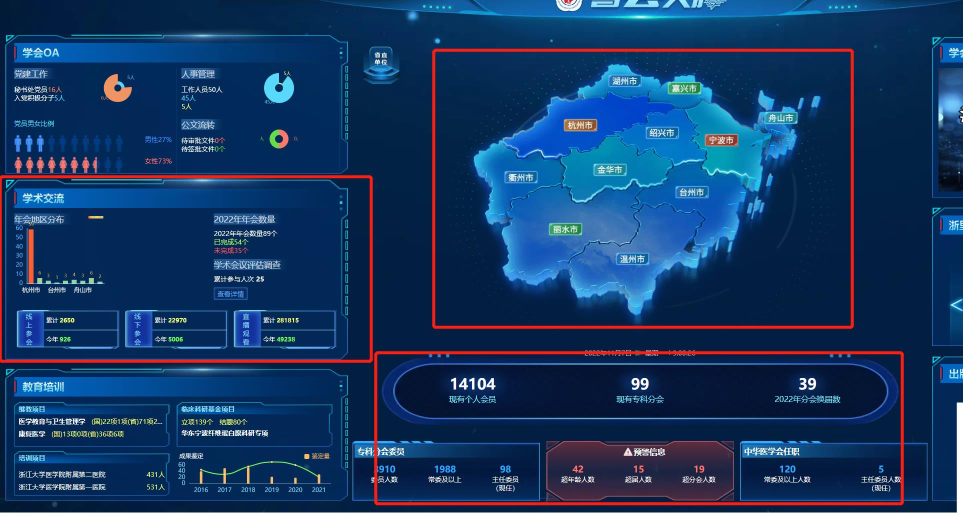
#> input picture test.jpg, 1925 x 1036 px (shown at 1/2 size)
$ python '12-常用第三方模块-pillow.py'
#> lines starting #> are read from the running program, lines starting #| are printed output that depends on the picture
from PIL import Image

# 打开一个jpg图像文件，注意是当前路径:
im = Image.open('test.jpg')
#> im is the input picture: PIL image 1925x1036 RGB; mean R, G, B 22.4, 57, 100.2
# 获得图像尺寸:
w, h = im.size
#> w = 1925; h = 1036
print('Original image size: %sx%s' % (w, h))
#| Original image size: 1925x1036
# 缩放到50%:
im.thumbnail((w//2, h//2))
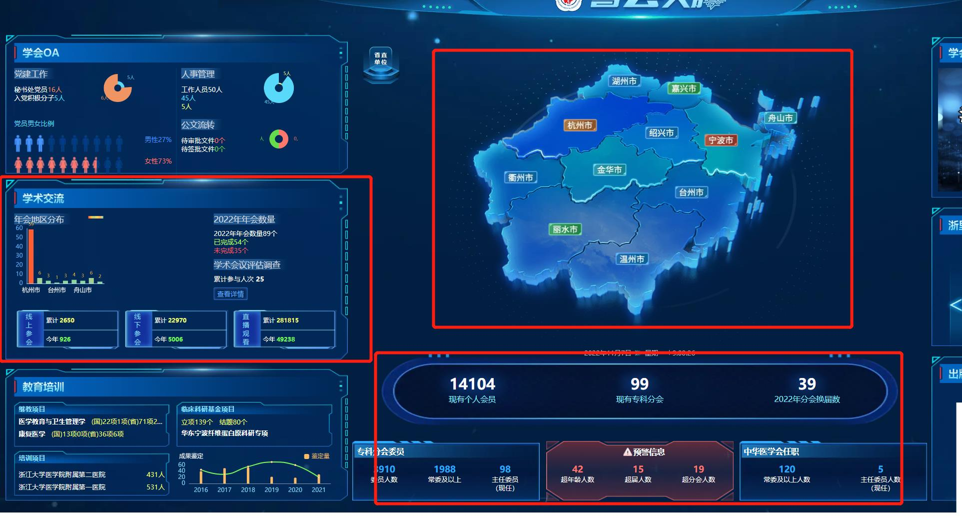
#> im: PIL image 962x518 RGB; mean R, G, B 22.4, 57, 100.1
print('Resize image to: %sx%s' % (w//2, h//2))
#| Resize image to: 962x518
# 把缩放后的图像用jpeg格式保存:
im.save('thumbnail.jpg', 'jpeg')

## 模糊效果
from PIL import Image, ImageFilter
### 打开文件，注意是当前路径
im1 = Image.open('test.jpg')
### 应用模糊效果
im2 = im1.filter(ImageFilter.BLUR)
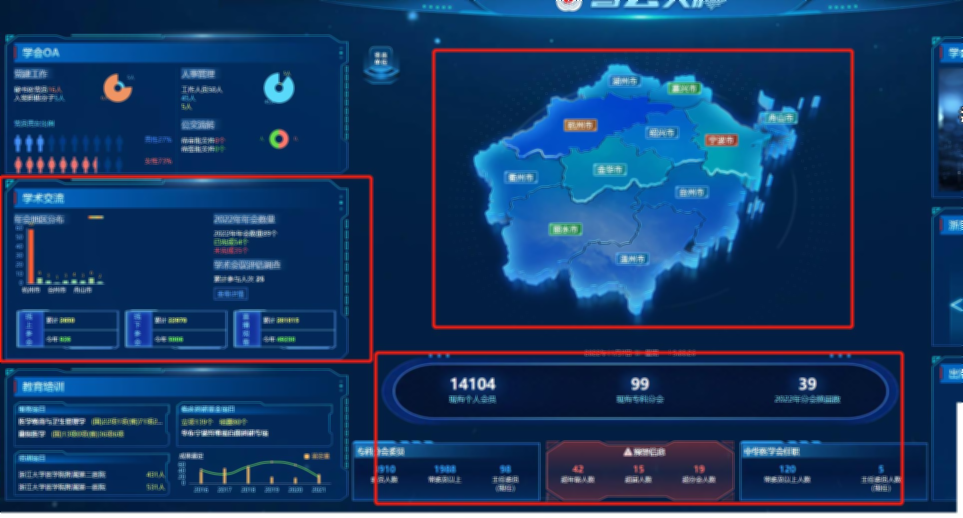
#> im2: PIL image 1925x1036 RGB (shown at 1/2 size); mean R, G, B 22.4, 57, 100.2
im2.save('blur.jpg', 'jpeg')
